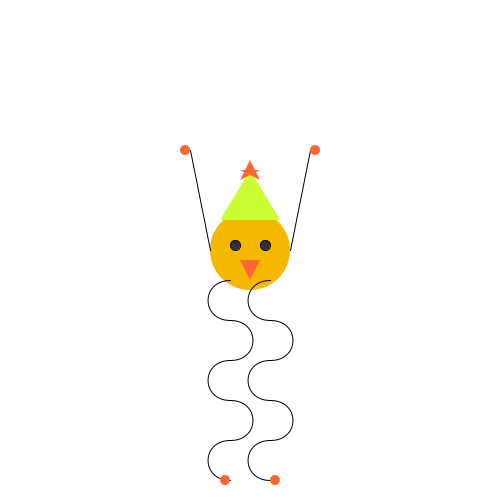
Frame 1 (no input)
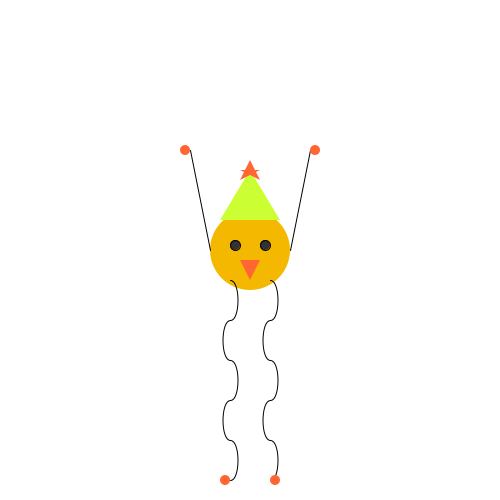
Frame 60 (the mouse pressed at the canvas centre just before this capture)
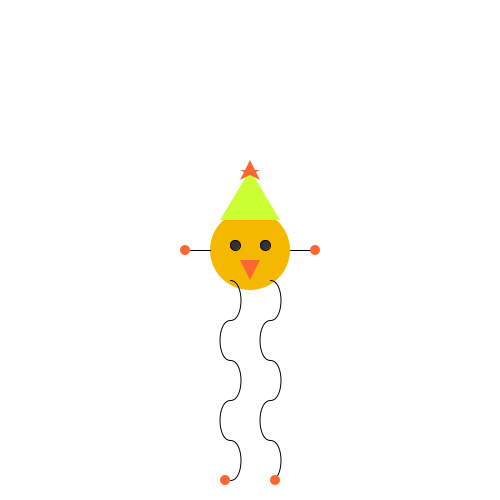
Frame 120 (the mouse held since frame 60 and released just before this capture)

The Processing sketch that drew these frames (run headless with seeded random() and noise(); from frame 60 on, the mouse is pressed at the canvas centre):

// Processing sketch: processing_21383
// ── processing_21383.pde

//Julie Romano
//New Critter
  
  
float centerX = 250;
float centerY = 250;
int dir = 1;
 
float distance = 30;
 
float llegcX = centerX-20;
int ldir = 2; 
float rlegcX = centerX+20;
int rdir = 2;





//////Setup////////////////////////////////////////  
    
void setup() {
 
  size (500, 500); //the size of perimeter
  smooth(); //turns on anit-alliasing, which smooths out some rough edges
}
    
    
    




///////Draw/////////////////////////////////////////

void draw () {
 
  background(255);
  ellipseMode(CENTER);
  
  display();
  wiggleLegs(); 
  //wiggleArms();
  
}




///////Functions////////////////////////////////////

void display() {
  
  /////////Body/////////////////////////////////////
  
  //stroke(0); //black
  noStroke();
  fill(245, 184, 0); //mango
  //ellipse(160, 130, 80, 80);
  ellipse(centerX, centerY, 80, 80);
      
  //Right eye
  stroke(0); //black
  fill(50); //almost black
  //ellipse(145, 125, 10, 10);
  ellipse(centerX-15, centerY-5, 10, 10);
      
  //Left eye
  stroke(0); //black
  fill(50); //almost black
  //ellipse(175, 125, 10, 10);
  //ellipse(175, 125, 10, 10);
  ellipse(centerX+15, centerY-5, 10, 10);   
      
  //Beak
  //stroke(0);
  noStroke();
  fill(255, 102, 51); //purpley = 204, 51, 255
  //triangle(160, 160, 170, 140, 150, 140);
  triangle(centerX, centerY+30, centerX+10, centerY+10, centerX-10, centerY+10);  
      
  //Hat
  //stroke(0);
  noStroke();
  fill(204, 255, 51); //lime
  //triangle(130, 100, 190, 100, 160, 50);
  triangle(centerX-30, centerY-30, centerX+30, centerY-30, centerX, centerY-80);
      
  //Star
  noStroke();
  fill(255, 102, 51);
  beginShape();
  //vertex(150, 60); //A
  vertex(centerX-10, centerY-70);
  //vertex(160, 40); //B
  vertex(centerX, centerY-90);
  //vertex(170, 60); //C
  vertex(centerX+10, centerY-70);
  //vertex(150, 50); //D
  vertex(centerX-10, centerY-80);
  //vertex(170, 50); //E
  vertex(centerX+10, centerY-80);
  endShape(CLOSE);

  
     
  ///////Arms & Legs///////////////////////////////////
  
  //Right arm
  stroke(0);
  strokeWeight(1);
  //line(120, 130, 100, 150);
  //line(centerX-40, centerY, centerX-60, centerY+20);
  line(centerX-40, centerY, centerX-60, constrain(mouseY, 150, 350));
      
  //Right hand
  //stroke(0); //black
  noStroke();
  fill(255, 102, 51); //Pick color!!!
  //ellipse(95, 155, 10, 10); the right hand stationary
  //ellipse(mouseX-65, mouseY+25, mouseX-150, mouseY-120); the right hand changing size
  //ellipse(centerX-65, centerY+25, 10, 10);
  ellipse(centerX-65, constrain(mouseY, 150, 350), 10, 10);
  
  /////////////////////
      
  //Left arm
  stroke(0);
  strokeWeight(1);
  //line(200, 130, 220, 150);
  //line(centerX+40, centerY, centerX+60, centerY+20);
  line(centerX+40, centerY, centerX+60, constrain(mouseY, 150, 350));
      
  //Left hand
  //stroke(0); //black
  noStroke();
  fill(255, 102, 51); //Pick color!!!
  //ellipse(225, 155, 10, 10); the left hand stationary
  //ellipse(mouseX+65, mouseY+25, mouseX-150, mouseY-120); the left hand changing size
  //ellipse(centerX+65, centerY+25, 10, 10);
  ellipse(centerX+65, constrain(mouseY, 150, 350), 10, 10);  
      
     
  
  /////////Legs & Feet/////////////////////////////////////    
      
  //Right leg
   noFill();
  stroke(0);
  //(center = 160, 130);
  //line(140, 160, 140, 345);
  //line(centerX-20, centerY+30, centerX-20, centerY+215);
    
    
  //arc1
  strokeWeight(1);
  //bezier(140, 160, 110, 160, 110, 200, 140, 200);
  bezier(llegcX, centerY+30, llegcX-distance, centerY+30, llegcX-distance, centerY+70, llegcX, centerY+70);
    
  //arc2
  strokeWeight(1);
  //(140, 200, 170, 200, 170, 240, 140, 240);
  //bezier(centerX-20, centerY+70, centerX+10, centerY+70, centerX+10, centerY+110, centerX-20, centerY+110);
  bezier(llegcX, centerY+70, llegcX+distance, centerY+70, llegcX+distance, centerY+110, llegcX, centerY+110);
    
  //arc3
  strokeWeight(1);
  //(140, 240, 110, 240, 110, 280, 140, 280)
  //bezier(centerX-20, centerY+110, centerX-50, centerY+110, centerX-50, centerY+150, centerX-20, centerY+150);
  bezier(llegcX, centerY+110, llegcX-distance, centerY+110, llegcX-distance, centerY+150, llegcX, centerY+150);
    
  //arc4
  strokeWeight(1);
  //(140, 280, 170, 280, 170, 320, 140, 320)
  //bezier(centerX-20, centerY+150, centerX+10, centerY+150, centerX+10, centerY+190, centerX-20, centerY+190);
  bezier(llegcX, centerY+150, llegcX+distance, centerY+150, llegcX+distance, centerY+190, llegcX, centerY+190);
    
  //arc5
  strokeWeight(1);
  //(140, 320, 110, 320, 110, 360, 140, 360);
  //bezier(centerX-20, centerY+190, centerX-50, centerY+190, centerX-50, centerY+230, centerX-20, centerY+230);
  bezier(llegcX, centerY+190, llegcX-distance, centerY+190, llegcX-distance, centerY+230, llegcX, centerY+230);
    
   
  //Right foot
  //stroke(0); //black
  noStroke();
  fill(255, 102, 51); //Pick color!!!
  //ellipse(135, 360, 10, 10); the right foot stationary
  //ellipse(mouseX-25, mouseY+215, mouseX-150, mouseY-120); the right foot changing size
  ellipse(centerX-25, centerY+230, 10, 10);
      
  ////////////////////////////////////////////////////   
    
  //Left leg
  stroke(0);
  strokeWeight(1);
  //line(180, 160, 180, 345);
  //line(centerX+20, centerY+30, centerX+20, centerY+215);
    
  //(center = 160, 130);
  //arc1
  noFill();
  strokeWeight(1);
  //bezier(180, 160, 150, 160, 150, 200, 180, 200);
  //bezier(centerX+20, centerY+30, centerX-10, centerY+30, centerX-10, centerY+70, centerX+20, centerY+70);
  //bezier(centerX+20, centerY+30, c, centerY+30, c, centerY+70, centerX+20, centerY+70);
  bezier(rlegcX, centerY+30, rlegcX-distance, centerY+30, rlegcX-distance, centerY+70, rlegcX, centerY+70);
    
  //arc2
  strokeWeight(1);
  //(180, 200, 210, 200, 210, 240, 180, 240);
  //bezier(centerX+20, centerY+70, centerX+50, centerY+70, centerX+50, centerY+110, centerX+20, centerY+110);
  bezier(rlegcX, centerY+70, rlegcX+distance, centerY+70, rlegcX+distance, centerY+110, rlegcX, centerY+110);
    
  //arc3
  strokeWeight(1);
  //(180, 240, 150, 240, 150, 280, 180, 280)
  //bezier(centerX+20, centerY+110, centerX-10, centerY+110, centerX-10, centerY+150, centerX+20, centerY+150);
  bezier(rlegcX, centerY+110, rlegcX-distance, centerY+110, rlegcX-distance, centerY+150, rlegcX, centerY+150);
    
  //arc4
  strokeWeight(1);
  //(180, 280, 210, 280, 210, 320, 180, 320)
  //bezier(centerX+20, centerY+150, centerX+50, centerY+150, centerX+50, centerY+190, centerX+20, centerY+190);
  bezier(rlegcX, centerY+150, rlegcX+distance, centerY+150, rlegcX+distance, centerY+190, rlegcX, centerY+190);
    
  //arc5
  strokeWeight(1);
  //bezier(180, 320, 150, 320, 150, 360, 180, 360);
  //bezier(centerX+20, centerY+190, centerX-10, centerY+190, centerX-10, centerY+230, centerX+20, centerY+230);
  bezier(rlegcX, centerY+190, rlegcX-distance, centerY+190, rlegcX-distance, centerY+230, rlegcX, centerY+230);
    
      
  //Left foot
  //stroke(0); //black
  noStroke();
  fill(255, 102, 51); //Pick color!!!
  //ellipse(185, 360, 10, 10); the left foot stationary
  //ellipse(mouseX+25, mouseY+215, mouseX-150, mouseY-120); the left foot changing size
  ellipse(centerX+25, centerY+230, 10, 10);
      
}

/*void moveSide () {
 
  centerX = centerX+3*dir;
    if(centerX>500||centerX<0){
      dir=dir*-1;
    }
  
}*/

void wiggleLegs () {
  
  distance = distance-ldir;
    if(distance>30||distance<-30) {
      ldir=ldir*-1;
    }
   
  distance = distance-rdir;
    if(distance>30||distance<-30) {
      rdir=rdir*-1;
    }  

}
  
  
  
 
  

    
  
